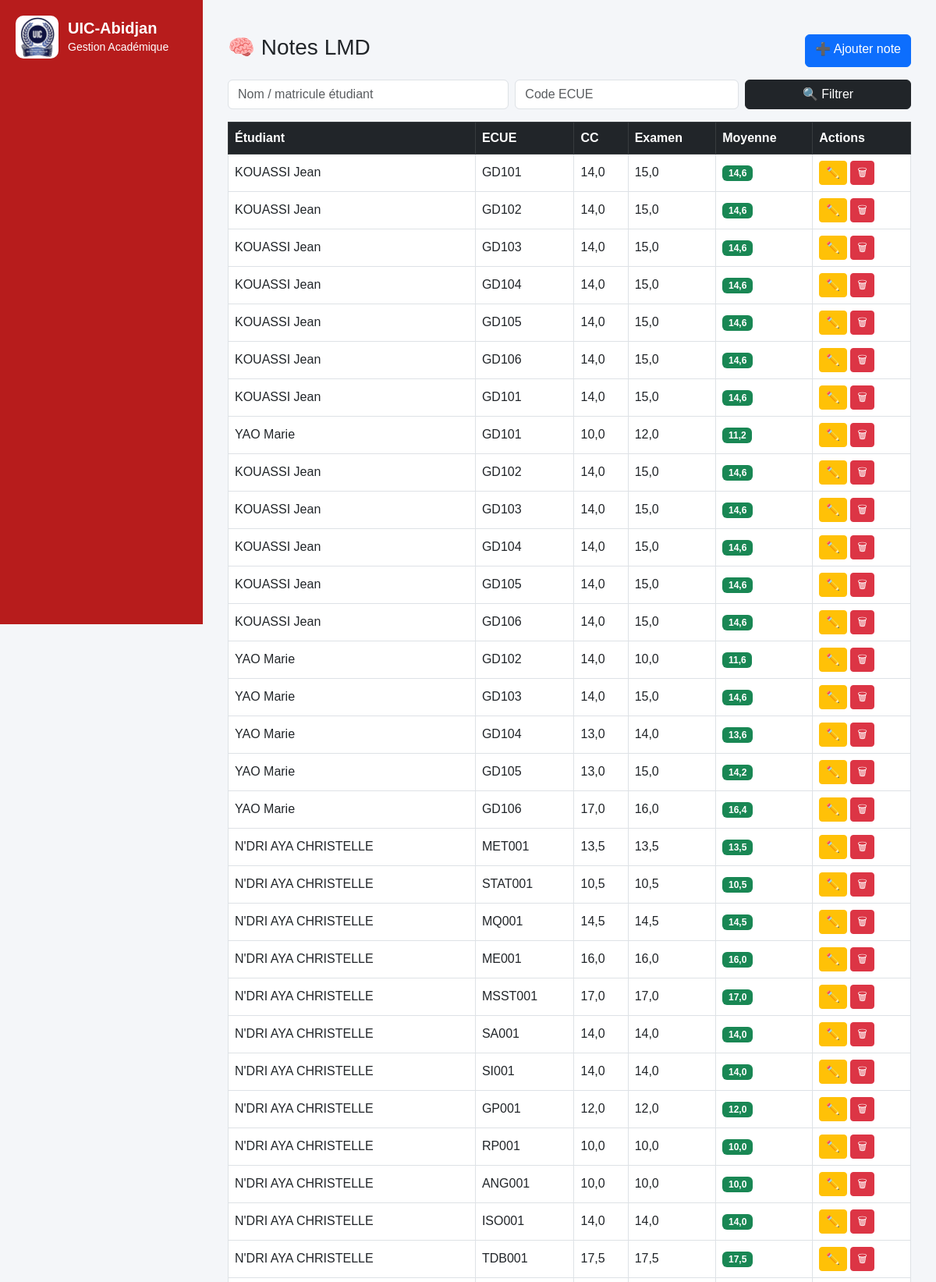
Screenshot of /lmd/notes-lmd/ (upper part) with the database file from the repository.
### lmd/models.py (models this page shows, shortened)
class NoteLMD(models.Model):
    SESSION_CHOICES = (
        ("1", "Session 1"),
        ("2", "Session 2 (Rattrapage)"),
    )
    SEMESTRE_CHOICES = (
        ("S1", "Semestre 1"),
        ("S2", "Semestre 2"),
        ("S3", "Semestre 3"),
        ("S4", "Semestre 4"),
        ("S5", "Semestre 5"),
        ("S6", "Semestre 6"),
    )
    etudiant = models.ForeignKey(
        "EtudiantLMD",
        on_delete=models.CASCADE,
        related_name="notes_lmd"
    )
    ecue = models.ForeignKey(
        "ECUE",
        on_delete=models.CASCADE,
        related_name="notes"
    )
    semestre = models.CharField(
        max_length=2,
        choices=SEMESTRE_CHOICES,
        default="S1"
    )
    session = models.CharField(
        max_length=20,
        choices=SESSION_CHOICES,
        default="1"
    )
    cc = models.FloatField(
        default=0
    )
    examen = models.FloatField(
        default=0
    )
    moyenne = models.FloatField(
        blank=True,
        null=True,
        editable=False
    )
    class Meta:
        constraints = [
            models.UniqueConstraint(
                fields=[
                    "etudiant",
                    "ecue",
                    "semestre",
                    "session"
                ],
                name="unique_note_par_session"
            )
        ]

class EtudiantLMD(models.Model):
    user = models.OneToOneField(
        User,
        on_delete=models.CASCADE,
        null=True,
        blank=True,
        related_name="etudiant_lmd"
    )
    matricule = models.CharField(
        max_length=50,
        unique=True,
        db_index=True
    )
    nom = models.CharField(
        max_length=100,
        db_index=True
    )
    prenoms = models.CharField(
        max_length=150
    )
    sexe = models.CharField(
        max_length=1,
        choices=(
            ('M', 'Masculin'),
            ('F', 'Féminin'),
        )
    )
    STATUTS = [
        ("AF", "Affecté"),
        ("NF", "Non Affecté"),
    ]
    statut = models.CharField(
        max_length=20,
        choices=STATUTS,
        default="NF"
    )
    date_naissance = models.DateField(
        null=True,
        blank=True
    )
    lieu_naissance = models.CharField(
        max_length=100,
        blank=True,
        null=True
    )
    telephone = models.CharField(
        max_length=30,
        blank=True
    )
    email = models.EmailField(
        blank=True
    )
    NIVEAUX = [
        ("L1", "Licence 1"),
        ("L2", "Licence 2"),
        ("L3", "Licence 3"),
        ("M1", "Master 1"),
        ("M2", "Master 2"),
        ("DOC", "Doctorat"),
    ]
    niveau = models.CharField(
        max_length=10,
        choices=NIVEAUX,
        db_index=True
    )
    filiere = models.ForeignKey(
        "FiliereLMD",
        on_delete=models.CASCADE,
        related_name="etudiants"
    )
    annee_academique = models.CharField(
        max_length=20,
        db_index=True
    )
    date_inscription = models.DateTimeField(
        auto_now_add=True
    )
    actif = models.BooleanField(
        default=True
    )
    class Meta:
        ordering = [
            "nom",
            "prenoms"
        ]
        constraints = [
            models.UniqueConstraint(
                fields=[
                    "matricule",
                    "annee_academique"
                ],
                name="unique_etudiant_annee"
            )
        ]

class ECUE(models.Model):
    ue = models.ForeignKey(
        UE,
        on_delete=models.CASCADE,
        related_name="ecues"
    )
    code = models.CharField(max_length=20)
    libelle = models.CharField(max_length=200)
    coefficient = models.IntegerField(default=1)
    credit = models.IntegerField(default=1)
    ordre = models.IntegerField(default=1)
    semestre = models.CharField(
        max_length=5,
        choices=[
            ("S1", "Semestre 1"),
            ("S2", "Semestre 2"),
        ],
        default="S1"
    )

### lmd/views.py (the view)
# urls.py: path('notes-lmd/', views.note_lmd_list, name='note_lmd_list'),
def note_lmd_list(request):
    notes = NoteLMD.objects.select_related(
        "etudiant",
        "ecue"
    )
    etudiant = request.GET.get("etudiant")
    ecue = request.GET.get("ecue")
    if etudiant:
        notes = notes.filter(
            Q(etudiant__nom__icontains=etudiant) |
            Q(etudiant__prenoms__icontains=etudiant) |
            Q(etudiant__matricule__icontains=etudiant)
        )
    if ecue:
        notes = notes.filter(ecue__code__icontains=ecue)
    return render(request, "lmd/notes/list.html", {
        "notes": notes,
        "ecues": ECUE.objects.all(),
    })

### lmd/templates/lmd/notes/list.html
{% extends "base.html" %}
{% block content %}
<div class="container-fluid mt-4">
    <div class="d-flex justify-content-between mb-3">
        <h3>🧠 Notes LMD</h3>
        <a href="{% url 'note_lmd_add' %}" class="btn btn-primary">
            ➕ Ajouter note
        </a>
    </div>
    <form method="get" class="row g-2 mb-3">
        <div class="col-md-5">
            <input type="text" name="etudiant"
                   class="form-control"
                   placeholder="Nom / matricule étudiant">
        </div>
        <div class="col-md-4">
            <input type="text" name="ecue"
                   class="form-control"
                   placeholder="Code ECUE">
        </div>
        <div class="col-md-3">
            <button class="btn btn-dark w-100">
                🔍 Filtrer
            </button>
        </div>
    </form>
    <div class="table-responsive">
        <table class="table table-hover table-bordered align-middle">
            <thead class="table-dark">
                <tr>
                    <th>Étudiant</th>
                    <th>ECUE</th>
                    <th>CC</th>
                    <th>Examen</th>
                    <th>Moyenne</th>
                    <th>Actions</th>
                </tr>
            </thead>
            <tbody>
            {% for n in notes %}
            <tr>
                <td>{{ n.etudiant.nom }} {{ n.etudiant.prenoms }}</td>
                <td>{{ n.ecue.code }}</td>
                <td>{{ n.cc }}</td>
                <td>{{ n.examen }}</td>
                <td>
                    <span class="badge bg-success">
                        {{ n.moyenne }}
                    </span>
                </td>
                <td>
                    <a href="{% url 'note_lmd_edit' n.id %}"
                       class="btn btn-warning btn-sm">
                        ✏️
                    </a>
                    <a href="{% url 'note_lmd_delete' n.id %}"
                       class="btn btn-danger btn-sm"
                       onclick="return confirm('Supprimer ?')">
                        🗑
                    </a>
                </td>
            </tr>
            {% empty %}
            <tr>
                <td colspan="6" class="text-center">
                    Aucune note trouvée
                </td>
            </tr>
            {% endfor %}
            </tbody>
        </table>
    </div>
</div>
{% endblock %}

### core/templates/base.html (style rules this page uses)
body { margin: 0; font-family: Arial, sans-serif; background: #f4f6f9; }

### rows the page displays
NoteLMD: etudiant.nom "KOUASSI", etudiant.prenoms "Jean", ecue.code "GD101", cc "14,0", examen "15,0", moyenne "14,6"
NoteLMD: etudiant.nom "KOUASSI", etudiant.prenoms "Jean", ecue.code "GD102", cc "14,0", examen "15,0", moyenne "14,6"
NoteLMD: etudiant.nom "KOUASSI", etudiant.prenoms "Jean", ecue.code "GD103", cc "14,0", examen "15,0", moyenne "14,6"
NoteLMD: etudiant.nom "KOUASSI", etudiant.prenoms "Jean", ecue.code "GD104", cc "14,0", examen "15,0", moyenne "14,6"
NoteLMD: etudiant.nom "KOUASSI", etudiant.prenoms "Jean", ecue.code "GD105", cc "14,0", examen "15,0", moyenne "14,6"
NoteLMD: etudiant.nom "KOUASSI", etudiant.prenoms "Jean", ecue.code "GD106", cc "14,0", examen "15,0", moyenne "14,6"
NoteLMD: etudiant.nom "KOUASSI", etudiant.prenoms "Jean", ecue.code "GD101", cc "14,0", examen "15,0", moyenne "14,6"
NoteLMD: etudiant.nom "YAO", etudiant.prenoms "Marie", ecue.code "GD101", cc "10,0", examen "12,0", moyenne "11,2"
NoteLMD: etudiant.nom "KOUASSI", etudiant.prenoms "Jean", ecue.code "GD102", cc "14,0", examen "15,0", moyenne "14,6"
NoteLMD: etudiant.nom "KOUASSI", etudiant.prenoms "Jean", ecue.code "GD103", cc "14,0", examen "15,0", moyenne "14,6"
NoteLMD: etudiant.nom "KOUASSI", etudiant.prenoms "Jean", ecue.code "GD104", cc "14,0", examen "15,0", moyenne "14,6"
NoteLMD: etudiant.nom "KOUASSI", etudiant.prenoms "Jean", ecue.code "GD105", cc "14,0", examen "15,0", moyenne "14,6"
NoteLMD: etudiant.nom "KOUASSI", etudiant.prenoms "Jean", ecue.code "GD106", cc "14,0", examen "15,0", moyenne "14,6"
NoteLMD: etudiant.nom "YAO", etudiant.prenoms "Marie", ecue.code "GD102", cc "14,0", examen "10,0", moyenne "11,6"
NoteLMD: etudiant.nom "YAO", etudiant.prenoms "Marie", ecue.code "GD103", cc "14,0", examen "15,0", moyenne "14,6"
NoteLMD: etudiant.nom "YAO", etudiant.prenoms "Marie", ecue.code "GD104", cc "13,0", examen "14,0", moyenne "13,6"
NoteLMD: etudiant.nom "YAO", etudiant.prenoms "Marie", ecue.code "GD105", cc "13,0", examen "15,0", moyenne "14,2"
NoteLMD: etudiant.nom "YAO", etudiant.prenoms "Marie", ecue.code "GD106", cc "17,0", examen "16,0", moyenne "16,4"
NoteLMD: etudiant.nom "N'DRI", etudiant.prenoms "AYA CHRISTELLE", ecue.code "MET001", cc "13,5", examen "13,5", moyenne "13,5"
NoteLMD: etudiant.nom "N'DRI", etudiant.prenoms "AYA CHRISTELLE", ecue.code "STAT001", cc "10,5", examen "10,5", moyenne "10,5"
NoteLMD: etudiant.nom "N'DRI", etudiant.prenoms "AYA CHRISTELLE", ecue.code "MQ001", cc "14,5", examen "14,5", moyenne "14,5"
NoteLMD: etudiant.nom "N'DRI", etudiant.prenoms "AYA CHRISTELLE", ecue.code "ME001", cc "16,0", examen "16,0", moyenne "16,0"
NoteLMD: etudiant.nom "N'DRI", etudiant.prenoms "AYA CHRISTELLE", ecue.code "MSST001", cc "17,0", examen "17,0", moyenne "17,0"
NoteLMD: etudiant.nom "N'DRI", etudiant.prenoms "AYA CHRISTELLE", ecue.code "SA001", cc "14,0", examen "14,0", moyenne "14,0"
NoteLMD: etudiant.nom "N'DRI", etudiant.prenoms "AYA CHRISTELLE", ecue.code "SI001", cc "14,0", examen "14,0", moyenne "14,0"
NoteLMD: etudiant.nom "N'DRI", etudiant.prenoms "AYA CHRISTELLE", ecue.code "GP001", cc "12,0", examen "12,0", moyenne "12,0"
NoteLMD: etudiant.nom "N'DRI", etudiant.prenoms "AYA CHRISTELLE", ecue.code "RP001", cc "10,0", examen "10,0", moyenne "10,0"
NoteLMD: etudiant.nom "N'DRI", etudiant.prenoms "AYA CHRISTELLE", ecue.code "ANG001", cc "10,0", examen "10,0", moyenne "10,0"
NoteLMD: etudiant.nom "N'DRI", etudiant.prenoms "AYA CHRISTELLE", ecue.code "ISO001", cc "14,0", examen "14,0", moyenne "14,0"
NoteLMD: etudiant.nom "N'DRI", etudiant.prenoms "AYA CHRISTELLE", ecue.code "TDB001", cc "17,5", examen "17,5", moyenne "17,5"
